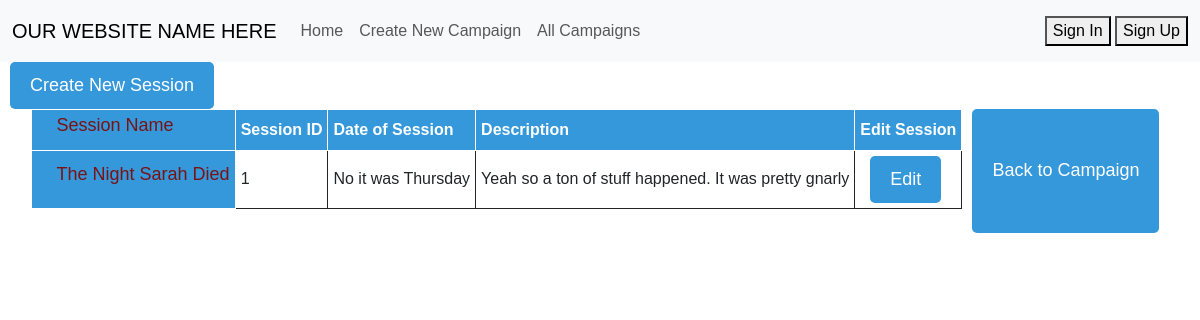
Page /campaign/1/sessions on the committed database.
### app/models.py (models this page shows)
class Sessions(db.Model):
    __tablename__ = 'session_table'
    id: Mapped[int] = mapped_column(Integer, primary_key=True)
    event_name: Mapped[str] = mapped_column(String, nullable=False)
    date_of_session: Mapped[str] = mapped_column(String, nullable=True)
    description: Mapped[str] = mapped_column(String)
    campaign_id: Mapped[int] = mapped_column(ForeignKey("campaign_table.id"))

### app/routes.py (the view)
@app.route('/campaign/<id>/sessions', methods=['GET', 'POST'])
def all_sessions(id):
    sessions = Sessions.query.filter_by(campaign_id=id).all()
    return render_template('all_sessions.html', user=current_user, sessions=sessions, id=id)

### templates/all_sessions.html (shortened to what this page needs)
{% extends 'base.html' %}
{% block main %}
<button type="button" class="button" onclick=simple_action("{{ url_for('session_creation', id = id) }}")>Create New Session</button>
<div class="d-flex justify-content-center">
    {% for session in sessions %}
        <div class="block">
                <table>
                <tr>
                    {% if session.event_name %}
                        <th><h2>Session Name</h2></th>
                    {% endif %}
                    <th>Session ID</th>
                    <th>Date of Session</th>
                    <th>Description</th>
                    <th>Edit Session</th>
                </tr>
                {% if session.event_name %}
                    <th><h2>{{ session.event_name }}</h2></th>
                {% endif %}
                <td>{{ session.id }}</td>
                <td>{{ session.date_of_session }}</td>
                <td>{{ session.description }}</td>
                <td><button type="button" class="button" onclick=simple_action("{{ url_for('session_edit', id=id, session_id=session.id) }}")>Edit</button></td>
                </table>
                <br/>
    {% endfor %}
</div>
<button type="button" class="button" onclick=simple_action("{{ url_for('campaign', id=id) }}")>Back to Campaign</button>
{% endblock %}

### static/style.css (style rules this page uses)
body { font-family: Arial, Helvetica, sans-serif; font-size: medium; }
h2 { font-size: 18px; color: #7a1313; margin-left: 20px; }
table, th, td { border: 1px solid; padding: 5px }
th { background-color: #3498db; color: white }
.button { background-color: #3498db; color: #fff; padding: 10px 20px; font-size: 18px; border: none; cursor: pointer; margin: 0 10px; border-radius: 5px; }

### rows in the picture
Sessions: shows "Session Name", event_name "The Night Sarah Died", id "1", date_of_session "No it was Thursday", description "Yeah so a ton of stuff happened. It was pretty gnarly"
